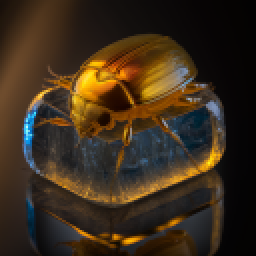
#> input picture image_manipulation/example.png, 128 x 128 px (shown 2 times larger)
$ jupyter execute --allow-errors 'Morphological Operators and Convolution.ipynb'
#> lines starting #> are read from the running program, lines starting #| are printed output that depends on the picture
# Bitmap Graphics with Python
## Part 2: Morphological Operators and Convolution

* Read Chapter 5 of the "Bildverarbeitung" book (Nischwitz et al.)
* Only use methods from PIL/Pillow and implement all filters yourself.

[cell 1]
from PIL import Image
from PIL.ImageOps import scale, posterize, grayscale, invert, pad, crop
from IPython.display import DisplayHandle

[cell 2]
i_rgba = Image.open("example.png")
#> i_rgba is the input picture: PIL image 128x128 RGB; mean R, G, B 59.6, 44.7, 27.5
i_g = i_rgba.convert("L")
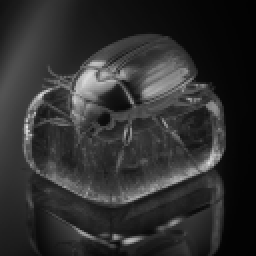
#> i_g: PIL image 128x128 L (shown 2 times larger); min 1, max 229, mean 47.1
i_b = i_rgba.convert("1")
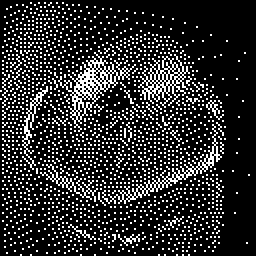
#> i_b: PIL image 128x128 1 (shown 2 times larger); 17.9% white in thin lines or dots

#> (a cell that did not finish here is left out)

[cell 4]
scale(i_b,1)

Hint: you can update a displayed image in-place by using ``IPython.display.DisplayHandle``

[cell 5]
d = DisplayHandle()

[cell 6]
d.display(i_g)

[cell 7]
d.update(i_rgba)

[cell 8]
kernel1 = [0,1,0] # 1 in der Mitte: Identität

[cell 9]
#               [1,1,1]
signal1 = [0,0,1,0,0,1,0,1,1,1,0,0]
#          0 1 1 1 1 1 2 2 3 2 1 0    / 3

[cell 10]
def apply(kernel, signal):
    assert(len(kernel) == 3)
    ctr = (len(kernel) - 1) / 2 # 1
    out = [0]
    for idx in range(1, len(signal)-1):
        folded = signal[idx-1] * kernel[0] + signal[idx] * kernel[1] + signal[idx+1] * kernel[2]
        out.append(folded)
    out.append(0)
    return out

[cell 11]
print(signal1)
print(apply(kernel1, signal1))

[cell 12]
kernel2 = [1,1,1]
print(signal1)
print(apply(kernel2, signal1))

[cell 13]
kernel3 = [-1,0,1]
print(signal1)
print(apply(kernel3, signal1))

### 2D Convolution

[cell 14]
k1 = [[-2, 0, 2],
      [-2, 0, 2],
      [-2, 0, 2]]

[cell 15]
def apply2(kernel, image):
    w, h = image.size
    img_out = image.copy()
    # div = sum(kernel[0]) + sum(kernel[1]) + sum(kernel[2])
    div = 9
    for x in range(1, w-1):
        for y in range(1, h-1):
            new_val = 0
            for i in range(3):
                for j in range(3):
                    new_val += int(image.getpixel((x-1+i, y-1+j)) *
                                   kernel[i][j] / (div+0.01))
            img_out.putpixel((x,y), new_val)
    return img_out

[cell 16]
scale(i_g, 2)
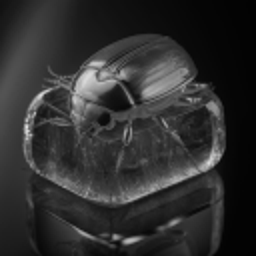
#> Out: PIL image 256x256 L; min 1, max 221, mean 47.2

[cell 17]
scale(apply2(k1, i_g), 2)
#> after the loop in apply2, `for x in range(1, w-1):`:
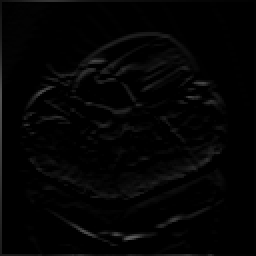
#> img_out: PIL image 128x128 L (shown 2 times larger); min 0, max 91, mean 3.8

[cell 18]
apply2(k1, apply2(k1, apply2(k1, i_g)))
#> after the loop in apply2 (call 3), `for x in range(1, w-1):`:
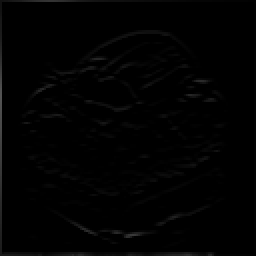
#> img_out: PIL image 128x128 L (shown 2 times larger); min 0, max 83, mean 1.8
